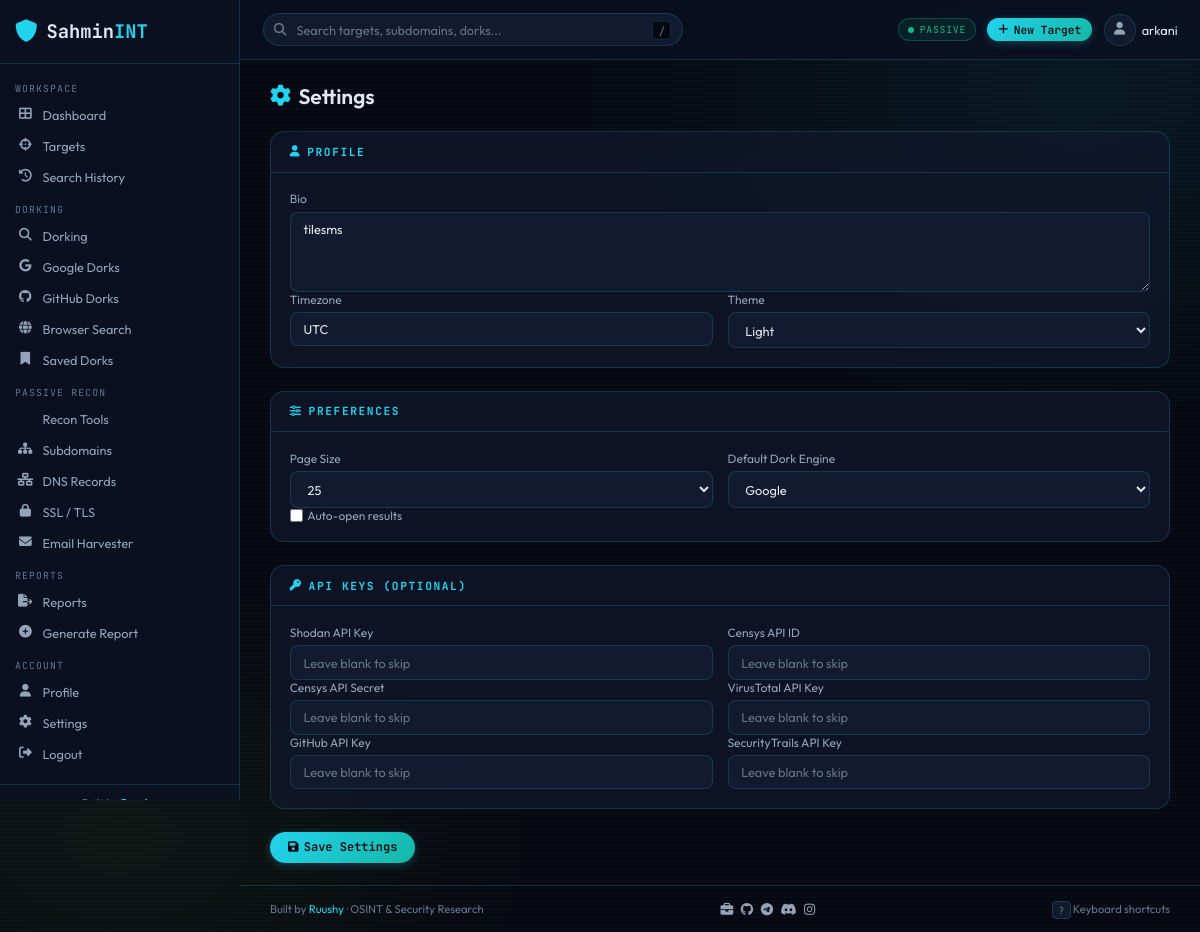
The app's page /api/auth/settings/ (signed in) with its own data.
### users/models.py (models this page shows, shortened)
class Profile(models.Model):
    THEME_CHOICES = [
        ("dark", "Dark"),
        ("light", "Light"),
    ]
    user = models.OneToOneField(User, on_delete=models.CASCADE, related_name="profile")
    bio = models.TextField(max_length=500, blank=True, default="")
    timezone = models.CharField(max_length=60, default="UTC")
    theme = models.CharField(max_length=10, choices=THEME_CHOICES, default="dark")

class UserSettings(models.Model):
    PAGE_SIZE_CHOICES = [
        (10, "10"),
        (25, "25"),
        (50, "50"),
        (100, "100"),
    ]
    DEFAULT_DORK_ENGINE_CHOICES = [
        ("google", "Google"),
        ("bing", "Bing"),
        ("duckduckgo", "DuckDuckGo"),
    ]
    user = models.OneToOneField(User, on_delete=models.CASCADE, related_name="settings")
    page_size = models.PositiveIntegerField(choices=PAGE_SIZE_CHOICES, default=25)
    default_dork_engine = models.CharField(
        max_length=20, choices=DEFAULT_DORK_ENGINE_CHOICES, default="google"
    )
    auto_open_results = models.BooleanField(default=False)
    shodan_api_key = models.CharField(max_length=200, blank=True, default="")
    censys_api_id = models.CharField(max_length=200, blank=True, default="")
    censys_api_secret = models.CharField(max_length=200, blank=True, default="")
    virustotal_api_key = models.CharField(max_length=200, blank=True, default="")
    github_api_key = models.CharField(max_length=200, blank=True, default="")
    securitytrails_api_key = models.CharField(max_length=200, blank=True, default="")

### users/views.py (the view, shortened to what this page needs)
# urls.py: path("settings/", views.settings_view, name="settings"),
@login_required
def settings_view(request):
    profile = request.user.profile
    settings = request.user.settings
    from users.models import UserSettings as US
    return render(request, "users/settings.html", {
        "profile": profile,
        "settings": settings,
        "PAGE_SIZE_CHOICES": US.PAGE_SIZE_CHOICES,
        "DEFAULT_DORK_ENGINE_CHOICES": US.DEFAULT_DORK_ENGINE_CHOICES,
    })

### core/context_processors.py (called while the page is built)
def sidebar_data(request):
    ctx = {}
    if request.user.is_authenticated:
        ctx["recent_activity"] = ActivityLog.objects.filter(
            user=request.user
        )[:5]
        ctx["target_count"] = Target.objects.filter(user=request.user).count()
    else:
        ctx["recent_activity"] = []
        ctx["target_count"] = 0
    return ctx

### templates/users/settings.html (shortened to what this page needs)
{% extends "base.html" %}
{% block content %}
<div class="page-header">
  <h1 class="page-title"><i class="fas fa-cog"></i> Settings</h1>
</div>
<form method="POST" action="{% url 'users:settings' %}" class="settings-form">
  <div class="panel">
    <div class="panel-header"><h3><i class="fas fa-user"></i> Profile</h3></div>
    <div class="panel-body">
      <div class="form-group">
        <label for="id-bio">Bio</label>
        <textarea name="bio" id="id-bio" class="form-input" rows="3">{{ profile.bio }}</textarea>
      </div>
      <div class="form-row">
        <div class="form-group">
          <label for="id-timezone">Timezone</label>
          <input type="text" name="timezone" id="id-timezone" class="form-input" value="{{ profile.timezone }}">
        </div>
        <div class="form-group">
          <label for="id-theme">Theme</label>
          <select name="theme" id="id-theme" class="form-input">
            <option value="light" {% if profile.theme == 'light' %}selected{% endif %}>Light</option>
          </select>
        </div>
      </div>
    </div>
  </div>
  <div class="panel">
    <div class="panel-header"><h3><i class="fas fa-sliders-h"></i> Preferences</h3></div>
    <div class="panel-body">
      <div class="form-row">
        <div class="form-group">
          <label for="id-page-size">Page Size</label>
          <select name="page_size" id="id-page-size" class="form-input">
            {% for k, v in PAGE_SIZE_CHOICES %}
            <option value="{{ k }}" {% if settings.page_size == k %}selected{% endif %}>{{ v }}</option>
            {% endfor %}
          </select>
        </div>
        <div class="form-group">
          <label for="id-dork-engine">Default Dork Engine</label>
          <select name="default_dork_engine" id="id-dork-engine" class="form-input">
            {% for k, v in DEFAULT_DORK_ENGINE_CHOICES %}
            <option value="{{ k }}" {% if settings.default_dork_engine == k %}selected{% endif %}>{{ v }}</option>
            {% endfor %}
          </select>
        </div>
      </div>
      <div class="form-group">
        <label class="checkbox-label">
          <input type="checkbox" name="auto_open_results" {% if settings.auto_open_results %}checked{% endif %}>
          <span>Auto-open results</span>
        </label>
      </div>
    </div>
  </div>
  <div class="panel">
    <div class="panel-header"><h3><i class="fas fa-key"></i> API Keys (optional)</h3></div>
    <div class="panel-body">
      <div class="form-row">
        <div class="form-group">
          <label for="id-shodan">Shodan API Key</label>
          <input type="password" name="shodan_api_key" id="id-shodan" class="form-input" value="{{ settings.shodan_api_key }}" placeholder="Leave blank to skip">
        </div>
        <div class="form-group">
          <label for="id-censys-id">Censys API ID</label>
          <input type="password" name="censys_api_id" id="id-censys-id" class="form-input" value="{{ settings.censys_api_id }}" placeholder="Leave blank to skip">
        </div>
      </div>
      <div class="form-row">
        <div class="form-group">
          <label for="id-censys-secret">Censys API Secret</label>
          <input type="password" name="censys_api_secret" id="id-censys-secret" class="form-input" value="{{ settings.censys_api_secret }}" placeholder="Leave blank to skip">
        </div>
        <div class="form-group">
          <label for="id-virustotal">VirusTotal API Key</label>
          <input type="password" name="virustotal_api_key" id="id-virustotal" class="form-input" value="{{ settings.virustotal_api_key }}" placeholder="Leave blank to skip">
        </div>
      </div>
      <div class="form-row">
        <div class="form-group">
          <label for="id-github">GitHub API Key</label>
          <input type="password" name="github_api_key" id="id-github" class="form-input" value="{{ settings.github_api_key }}" placeholder="Leave blank to skip">
        </div>
        <div class="form-group">
          <label for="id-securitytrails">SecurityTrails API Key</label>
          <input type="password" name="securitytrails_api_key" id="id-securitytrails" class="form-input" value="{{ settings.securitytrails_api_key }}" placeholder="Leave blank to skip">
        </div>
      </div>
    </div>
  </div>
  <div class="form-actions">
    <button type="submit" class="btn btn-primary" id="btn-save-settings"><i class="fas fa-save"></i> Save Settings</button>
  </div>
</form>
{% endblock %}

### templates/partials/topbar.html (shortened to what this page needs)
<header class="topbar" id="topbar">
  <div class="topbar-left">
    <div class="search-wrapper">
      <i class="fas fa-search search-icon"></i>
      <form action="{% url 'dashboard:search' %}" method="GET" class="search-form" id="global-search-form">
        <input type="text" name="q" class="search-input" id="global-search-input"
               placeholder="Search targets, subdomains, dorks..." autocomplete="off">
      </form>
      <span class="search-hint"><kbd>/</kbd></span>
    </div>
  </div>
  <div class="topbar-right">
    <div class="passive-badge" id="passive-badge">
      <span class="pulse-dot"></span>
      <span>PASSIVE</span>
    </div>
    <a href="{% url 'targets:create' %}" class="btn btn-primary btn-sm" id="btn-add-target-topbar">
      <i class="fas fa-plus"></i> New Target
    </a>
    <div class="avatar-dropdown" id="avatar-dropdown">
      <a href="{% url 'users:profile' %}" class="avatar-link">
        <div class="avatar">
          <i class="fas fa-user"></i>
        </div>
        <span class="avatar-name">{{ user.username }}</span>
      </a>
    </div>
  </div>
</header>

### records on screen
Profile: bio "tilesms", timezone "UTC", theme "Light"
UserSettings: page_size "25", default_dork_engine "Google"

### other values on screen
{{ user.username }} "arkani"
